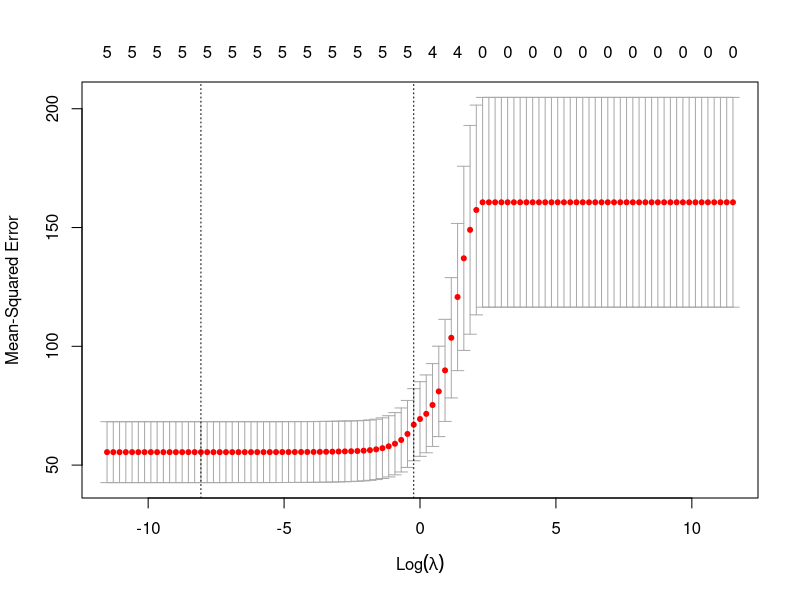

Here is the R script that generated this plot:
## ---- chunk 1
# Load the swiss sample dataset from the built-in datasets (data(swiss))
data("swiss")
## ---- chunk 2
# Perform a basic 80/20 test-train split on the data
# Creating 80-20 Training Testing Split, createDataPartition() returns the indices
sampleSize <- floor(0.8 * nrow(swiss))
## ---- chunk 3
# Setting the seed to make your partition reproducible
set.seed(123)
training_index <- sample(seq_len(nrow(swiss)), size = sampleSize)
## ---- chunk 4
# Training data
training_data = swiss[training_index, ]
## ---- chunk 5
# Testing data (note the minus sign)
testing_data = swiss[-training_index, ] 
## ---- chunk 6
# Fitting linear model
# model_fit a linear model with Fertility as the target response,
linear_model_1 = lm(Fertility ~ ., training_data)
## ---- chunk 7
# What features are selected as relevant based on resulting t-statistics?
# Analyze the t-stat and p-values to select relevant features
summary(linear_model_1)
## ---- chunk 8
#  What are the associated coefficient values for relevant features?
# coefficient values for relevant features 
linear_model_1$coefficients
## ---- chunk 9
# Predict out-of-sample
predict_out_of = predict(linear_model_1, testing_data, type = "response")
## ---- chunk 10
# Evaluate error
actual_data = testing_data[, "Fertility"]
cat("Out-of-Sample test MSE for regular linear model = ", mean((predict_out_of - actual_data)^2))
library(glmnet)
## ---- chunk 11
# Lambda vector of 101 elements Ranging from 0 - 100000
lambda_seq = 10^seq(5, -5, by = -.1)

## ---- chunk 12
# Extract x and y from training data
y = training_data$Fertility
x = model.matrix(Fertility~. ,training_data)[,-1]
## ---- chunk 13
#  Use cross-validation (via cv.glmnet) to determine the minimum value for lambda - what do you obtain?
# Cross-validation to perform minimum lambda
cross_validation_fit = cv.glmnet(x, y, alpha = 1, lambda = lambda_seq)
optimal_lambda = cross_validation_fit$lambda.min
cat("Optimal Lambda = ",optimal_lambda)
## ---- chunk 14
# Perform a lasso regression using the glmnet package
# Fitting Lasso Regression with optimal lambda
model_fit = glmnet(x, y, alpha = 1, lambda = optimal_lambda)
## ---- chunk 15
# Plot training MSE as a function of lambda
# Plot the model
plot(cross_validation_fit)
## ---- chunk 16
# Coeff. of Lasso Regression
coef(model_fit)
LassoReg_x = model.matrix(Fertility~. ,testing_data)[,-1]

## ---- chunk 17
# Predicting on out-of-sample test data
LassoPredict = predict(model_fit, s = optimal_lambda, newx = LassoReg_x)
## ---- chunk 18
# Evaluate error
actual_data = testing_data[, "Fertility"]
cat("Out-of-Sample test MSE with Lasso Regression = ", mean((LassoPredict - actual_data)^2))
cat ("After the Lasso, we are supposed to get  some coefficient perfectly equal to zero, however we aren't getting such results, rather the coefficients have shrunk to some extent  and the out-of-sample MSE has raised a little bit from 93.2707 to 93.27388. Lasso usually performs variable selection, but in this case it is performing shrinkage.")

